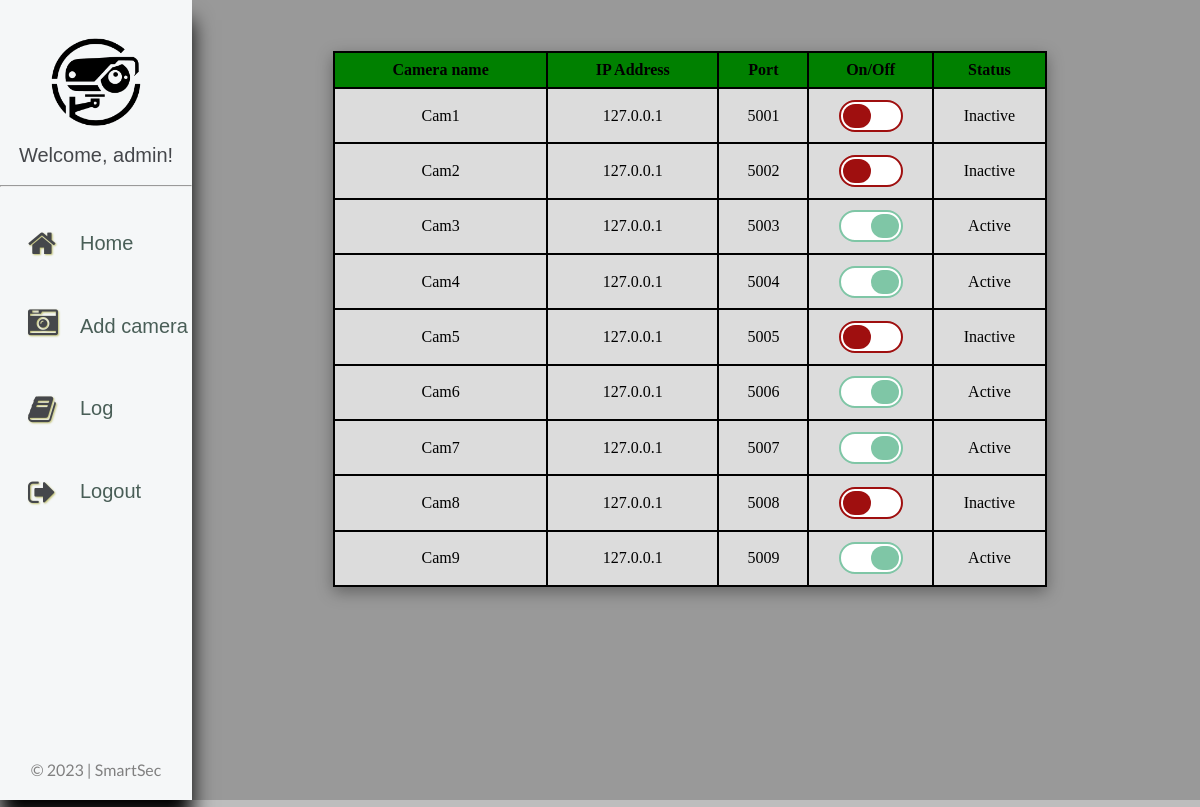
The app's page /detailed_view (signed in) with its own data.
### tables this page shows
CREATE TABLE t_cameras (cname TEXT, port INTEGER, status TEXT, lat FLOAT, lng FLOAT);

### server.py (the view)
@app.route('/detailed_view')
def detailed_view():
    if not session.get('loggedin_as'):
        return redirect('/login')
    Cameras = fetch_all_camera_from_db()
    return render_template('detailedView.html',cameras=Cameras, user=session.get('loggedin_as')[2])

### server.py (called while the page is built)
def dict_factory(cursor, row):
    d = {}
    for idx, col in enumerate(cursor.description):
        d[col[0]] = row[idx]
    return d

def fetch_all_camera_from_db():
    connect = sqlite3.connect('database.db')
    cursor = connect.cursor()
    cursor.row_factory = dict_factory
    cursor.execute('SELECT * FROM t_cameras')
    Cameras = cursor.fetchall()
    return Cameras

### templates/detailedView.html (shortened to what this page needs)
{% extends 'base.html' %}
{% block body %}
<table class="rwd-table">
    <tr class="table-header">
        <th>Camera name</th>
        <th>IP Address</th>
        <th>Port</th>
        <th>On/Off</th>
        <th>Status</th>
    </tr>
    {% for cam_info in cameras %}
    <tr class="table-entry">
        <td data-th="Camera name">{{cam_info.cname}}</td>
        <td data-th="IP Address">127.0.0.1</td>
        <td data-th="port">{{cam_info.port}}</td>
        <td data-th="On/Off" class="button-values">
            <div class="middle-button">
                <label class="tgl-btn{% if cam_info.status == 'Inactive' %} red{% endif %}" for="cb{{ loop.index }}"></label>
            </div>
        </td>
        <td data-th="Status">{{cam_info.status}}</td>
    </tr>
    {% endfor %}
</table>
{% endblock %}

### templates/base.html (shortened to what this page needs)
<!DOCTYPE html>
<html lang="en">
    <head>
        <link rel="stylesheet" href="{{ url_for('static', filename='css/main.css')}}">
        <link rel="stylesheet" href="https://cdnjs.cloudflare.com/ajax/libs/font-awesome/4.7.0/css/font-awesome.min.css">
    </head>
<body>
    <div class="sidepanel">
        <img class="sidepanel-logo" src="{{ url_for('static', filename='new-logo-black.png')}}">
        <p style="margin-top: -10%;" class="sidepanel-urls">Welcome, {{ user }}!</p>
        <hr>
        <a id = "style-3" class="sidepanel-urls" href="{{ url_for('home') }}"><span><i class="fa fa-home"></i>Home</span></a>
        {% if user == 'admin' %}
        <a id="style-3" class="sidepanel-urls" href="{{ url_for('add') }}"><span> <i class="fa fa-camera-retro fa-lg" aria-hidden="true"></i>Add camera</span></a>
        <a id = "style-3" class="sidepanel-urls" href="{{ url_for('log') }}"><span><i class="fa fa-book" aria-hidden="true"></i>Log</span></a>
        {% endif %}
        <a id = "style-3" class="sidepanel-urls" href="{{ url_for('logout') }}"><span><i class="fa fa-sign-out"></i>Logout</span></a>
        <div class="footer"><p>© 2023 | SmartSec</p></div>
    </div>
    <div class="main-container">
        {% block body %}{% endblock %}
    </div>
</body>
</html>

### static/css/main.css (style rules this page uses)
:root { --text: #18272F; }
body { background-color: #bdbdbd; margin: 0%; }
.sidepanel { background-color: #EEEEEE; width: 16%; height: 100vh; position: fixed; top: 0%; left: 0%; box-shadow: 0px 20px 20px; z-index: 1; background-color: #F5F7F8; overflow: hidden; }
.sidepanel .footer { width: 100%; position: absolute; top: 93%; }
.sidepanel .footer p { font-family: Lato, sans-serif; color: grey; font-weight: 400; text-align: center; }
.sidepanel-logo { width: 75%; margin: auto; padding-top: 5%; display: block; }
.sidepanel-urls { width: 100%; display: block; font-family: 'Oswald', sans-serif; color: black; font-size: 20px; margin: 0%; margin-top: 15%; padding-top: 10px; padding-bottom: 10px; text-decoration: none; color: #495E57; text-wrap: nowrap; }
p.sidepanel-urls { text-align: center; color: #45474B; }
.sidepanel-urls span { padding: 0 20px 0 20px; position: relative; display: inline-flex; align-items: center; }
.fa, .fas, .svg-inline--fa { padding: 2px; margin-right: 8px; margin-left: 6px; text-shadow: 1px 1px 2px #1d1d19; color: #dcf2d6; }
.sidepanel-urls .fa, .sidepanel-urls .fas, .sidepanel-urls .svg-inline--fa { margin-right: 20px; text-shadow: 1px 1px 2px #bebe6d; color: #45474B; font-size: 30px; width: 30px; height: 30px; }
body::before { content: ' '; position: fixed; top: 0px; width: 100vw; height: 100vh; margin: 0; padding: 0; filter: blur(10px) opacity(0.9); background: url(https://limestart-assets.retiehe.com/wallpapers/Default4.jpg); background-attachment: fixed; background-position-y: -160px; z-index: -1; }
body::after { content: ' '; position: fixed; top: 0px; width: 100vw; height: 100vh; margin: 0; padding: 0; background: gray; z-index: -1; filter: opacity(0.6); }
.main-container { margin-left: 15%; height: 100vh; }
.rwd-table { width: 70%; border-collapse: collapse; margin: 0 auto; margin-top: 5%; margin-bottom: 1%; box-shadow: 0px 5px 15px rgba(0, 0, 0, 0.35); }
.table-header th { background-color: green; text-align: center; border: 2px solid black; padding: 8px; grid-column: 1/5; }
.table-entry td { text-align: center; background-color: gainsboro; border: 2px solid black; padding: 1.5%; }
.middle-button { display: flex; justify-content: center; }

### records on screen
t_cameras: cname "Cam1", port "5001", status "Inactive"
t_cameras: cname "Cam2", port "5002", status "Inactive"
t_cameras: cname "Cam3", port "5003", status "Active"
t_cameras: cname "Cam4", port "5004", status "Active"
t_cameras: cname "Cam5", port "5005", status "Inactive"
t_cameras: cname "Cam6", port "5006", status "Active"
t_cameras: cname "Cam7", port "5007", status "Active"
t_cameras: cname "Cam8", port "5008", status "Inactive"
t_cameras: cname "Cam9", port "5009", status "Active"

### other values on screen
{{ user }} "admin"
